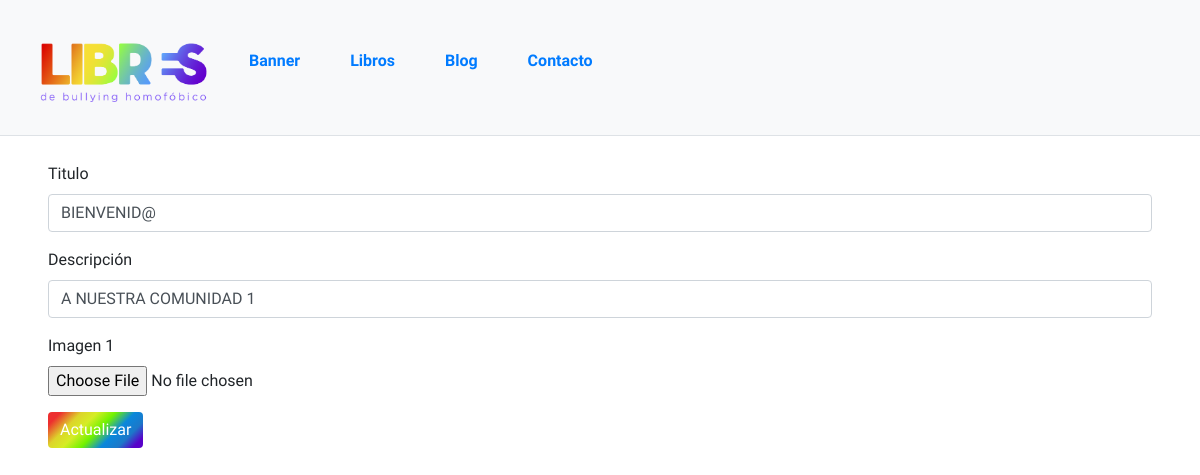
/Banner/editar/3, run on an earlier commit of the app's database.
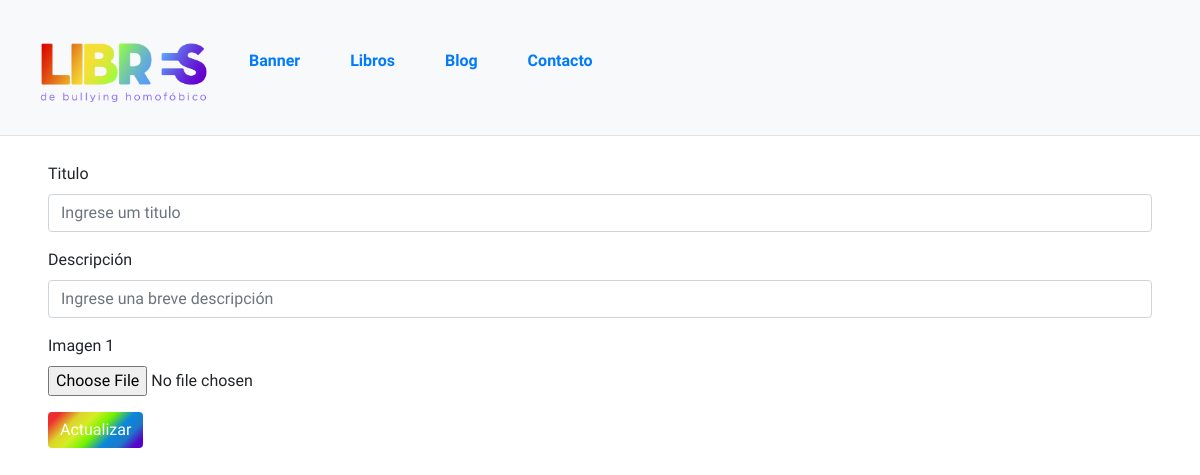
And on a later commit of the database.
### tables this page shows
CREATE TABLE `banner` (
  `id` int(10) UNSIGNED NOT NULL,
  `titulo` varchar(128) NOT NULL,
  `descripcion` varchar(128) NOT NULL,
  `texto` text NOT NULL,
  `estado` enum('PUBLICADO','ELIMINADO') NOT NULL DEFAULT 'PUBLICADO',
  `imagen1` varchar(128) DEFAULT NULL,
  `imagen2` varchar(128) DEFAULT NULL,
  `creado_b` timestamp NULL DEFAULT NULL,
  `modificado_b` timestamp NULL DEFAULT NULL,
  `precio` varchar(10) DEFAULT NULL
);

### application/controllers/Banner.php (called while the page is built, shortened)
<?php
class Banner extends CI_Controller
{
    function __construct() {
        $this->load->model('BannerModel');
        $this->load->model('ImagenModel');
    }
    public function editar($id)
    {
        $banner = $this->BannerModel->getBanner($id);
        $this->load->view('template/cabecera_admin');
        $this->load->view('banner/editar',compact('banner'));
        $this->load->view('template/piedepagina_admin');
    }
}

### index.php (called while the page is built, shortened)
<?php
require_once BASEPATH.'core/CodeIgniter.php';

### application/models/BannerModel.php (called while the page is built, shortened)
<?php
class BannerModel extends CI_Model
{
    public function getBanner($id)
    {
        $this->db->where('id',$id);
        $query = $this->db->get('banner');
        return $query->row_array();
    }
}

### application/views/banner/editar.php (the view, shortened to what this page needs)
<div class="container-fluid pt-0 pb-5 pr-5 pl-5">
    <div class="row">
        <div class="col">
            <h3>Actualizar Banner</h3>
        </div>
    </div>
    <br><br><br><br><br>
    <div class="row">
        <div class="col">
            <form method="post" action='<?php echo base_url();?>Banner/actualizar/<?php echo $banner['id'];?>' enctype="multipart/form-data">
                <div class="form-group">
                    <label for="titulo">Titulo</label>
                    <input type="text" class="form-control" id="titulo" name="titulo" value='<?php echo $banner['titulo'];?>' placeholder="Ingrese um titulo">
                </div>
                <div class="form-group">
                    <label for="descripcion">Descripción</label>
                    <input type="text" class="form-control" id="descripcion" name="descripcion" value='<?php echo $banner['descripcion'];?>' placeholder="Ingrese una breve descripción">
                </div>
                <div class="form-group">
                    <label for="imagen1">Imagen 1</label>
                    <input type="file" class="form-control-file" id="imagen1" name="imagen1" value='<?php echo $banner['imagen1'];?>'>
                </div>
                <button type="submit" class="btn btn-primary">Actualizar</button>
            </form>
        </div>
    </div>
</div>

What changed in the data, as far as the page shows it:
changed banner: titulo "BIENVENID@" → (not shown); descripcion "A NUESTRA COMUNIDAD 1" → (not shown)
